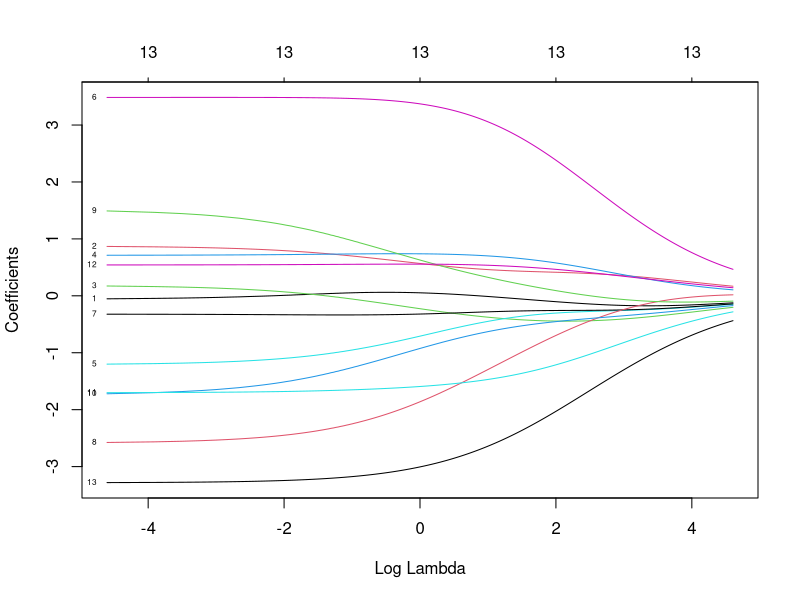
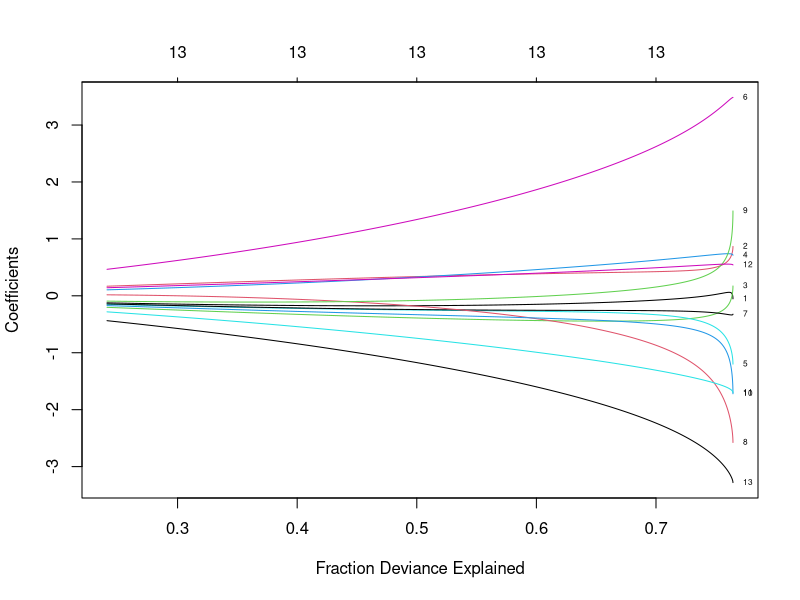
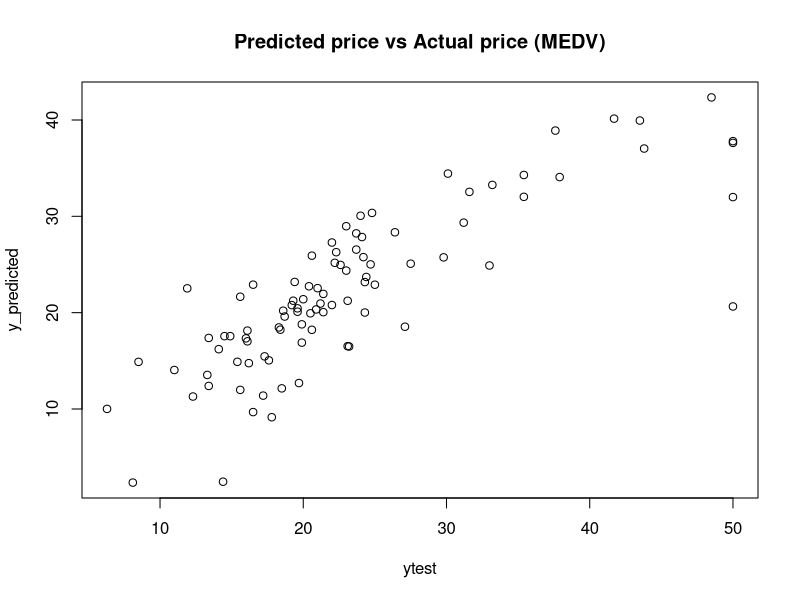
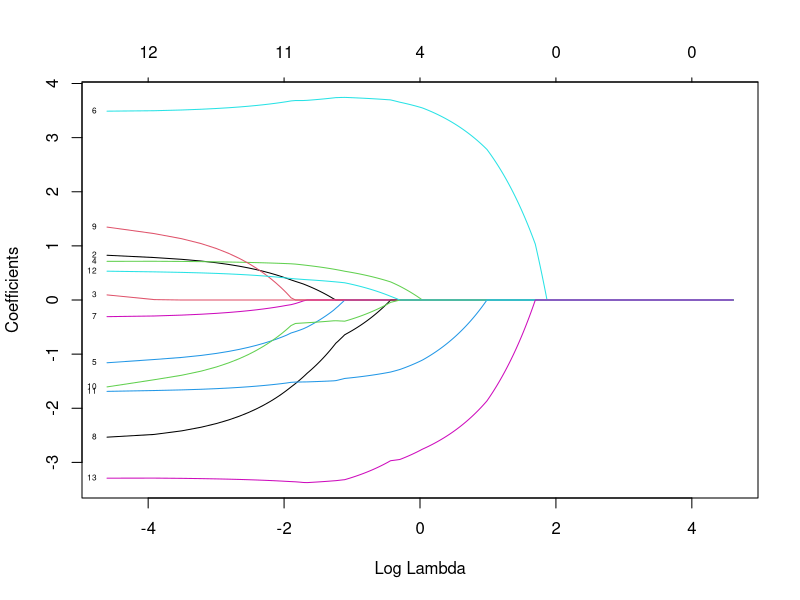
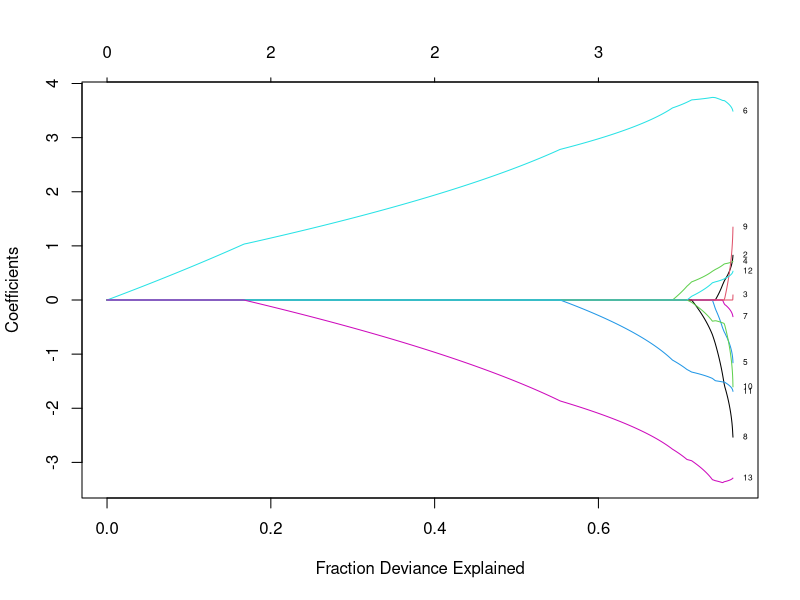
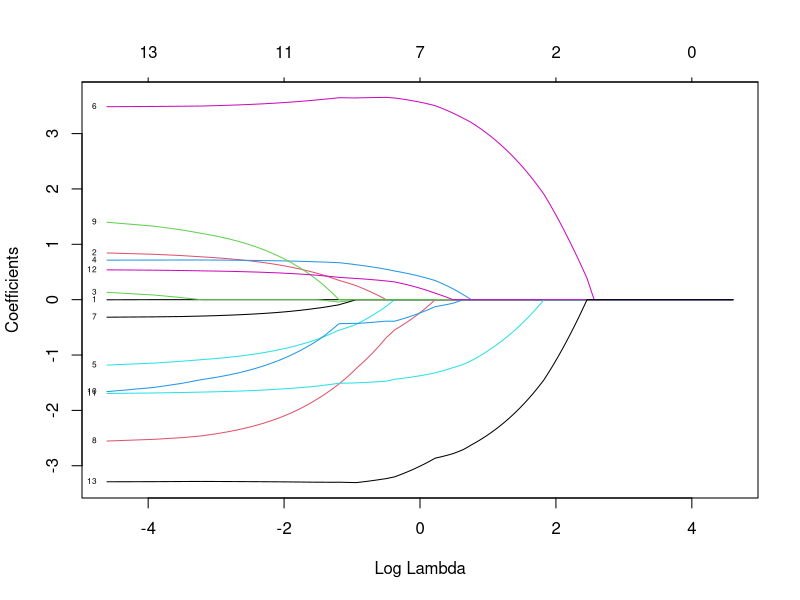
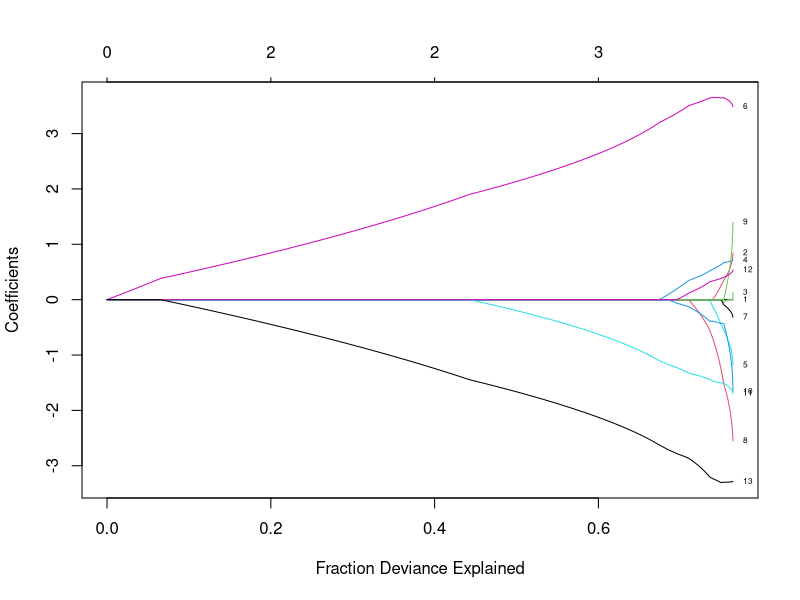

These figures' R source, in order:
# Clear the workspace
rm(list = ls())

#setwd('')
# Link of where data came from
#http://www.cs.toronto.edu/~delve/data/boston/bostonDetail.html

# Setwd with dataset

data = read.csv('Boston_Housing.csv')
str(data)
summary(data)

data <- na.omit(data)


data_scaled <- cbind(scale(data[,1:13]),data[,14])

# Train/set 80/20
set.seed(123)

size <- floor(0.8 *  nrow(data_scaled))

train_ind <- sample(seq_len(nrow(data_scaled)), size = size)

train <- data_scaled[train_ind, ]
xtrain <- train[,1:13]
ytrain <- train[,14]

# Create the values that were 'not' chosen
# Test values
test <- data_scaled[-train_ind,]
xtest <- test[,1:13]
ytest <- test[,14]

lambda.array <- seq(from = 0.01, to = 100, by = 0.01)


library(glmnet)
ridgeFit <- glmnet(xtrain,ytrain, alpha = 0, lambda = lambda.array)
summary(ridgeFit)

# As lambda becomes larger, this will start decreasing the sign. of the coefficients
plot(ridgeFit, xvar = 'lambda', label = T)


# Goodness of fit
plot(ridgeFit, xvar = 'dev', label = T)

# Predicted Values
y_predicted <- predict(ridgeFit, s = min(lambda.array), newx = xtest)
# Coefficients
predict(ridgeFit, s = min(lambda.array), newx = xtest, type = 'coefficients')


# SST SSE
sst <- sum((ytest - mean(ytest))^2)
sse <- sum((y_predicted - ytest)^2)

rsquare <- 1 - (sse/sst)


# MSE
MSE_ridge = (sum((y_predicted - ytest)^2) / length(y_predicted))
MSE_ridge

rmse_ridge <- sqrt(MSE_ridge)

plot(ytest, y_predicted, main = 'Predicted price vs Actual price (MEDV)')


library(glmnet)

lassoFit <- glmnet(xtrain,ytrain, alpha=1, lambda=lambda.array)
summary(lassoFit)

# Lambdas in relation to the coefficients
plot(lassoFit, xvar = 'lambda', label=T)

# Goodness of fit
plot(lassoFit, xvar = 'dev', label = T)

# Predicted Values
y_predicted_lasso <- predict(lassoFit, s=min(lambda.array), newx = xtest)

# SSE, SST
sst <- sum((ytest - mean(ytest))^2)
sse <- sum((y_predicted_lasso - ytest)^2)

rsquare_lasso <- 1 - (sse/sst)
# MSE
MSE_lasso = (sum((y_predicted_lasso - ytest)^2) / length(y_predicted_lasso))
MSE_lasso

rmse_lasso <- sqrt(MSE_lasso)


# Starting the Elastic Regression
elastic_net <- glmnet(xtrain,ytrain, alpha = 0.5, lambda = lambda.array)
summary(elastic_net)
# Coefficients in respect to lambda
plot(elastic_net, xvar = 'lambda', label = T)
# Take a look at the distribution of variance
plot(elastic_net, xvar = 'dev', label = T)


y_predicted_elastic <- predict(elastic_net, s = min(lambda.array), newx = xtest)

sst <- sum((ytest - mean(ytest))^2)
sse <- sum((y_predicted_elastic - ytest)^2)

rsquare_elastic <- 1 - (sse/sst)

# MSE
MSE_elastic <- (sum((y_predicted_elastic - ytest)^2) / length(y_predicted_elastic))
MSE_elastic

rmse_elastic <- sqrt(MSE_elastic)





# Linear Regression
lmTraining <- cbind(xtrain,ytrain)
colnames(lmTraining)[14] <- 'MEDV'
lmTraining <- as.data.frame(lmTraining)
lmModel <- lm(MEDV ~., data = lmTraining)


lmPredictions<- predict(lmModel, newdata = as.data.frame(xtest))
MSE_linear <- (sum((lmPredictions - ytest)^2) / length(lmPredictions))
rmse_linear<-sqrt(MSE_linear)
sst <- sum((ytest - mean(ytest))^2)
sse_linear <- sum((lmPredictions - ytest)^2)

rsquare_linear <- 1 - (sse_linear/sst)



